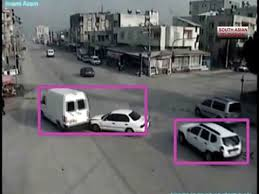
%> input picture DataSet/car/images (9).jpeg, 259 x 194 px, given in place of images%20(9).jpeg, which was not available
$ octave morphological.m   (GNU Octave 9; MATLAB toolbox functions it lacks are replaced by stand-ins)
%> lines starting %> are read from the running program, lines starting %| are printed output that depends on the picture; in (x1, y1, x2, y2) boxes, pixels count from 0 and x2, y2 are one past the last pixel; in counts of white or black regions, pixels touching at a corner belong together; the program's own positions count from 1; pictures that were not available may be replaced by others from this repository, and a replacement may not be noted
% Read the test Image
% Convert the image to binary image

myorigimg = imread('https://raw.githubusercontent.com/ritwikgoel/ImageEnchancement/master/DataSet/car/images%20(9).jpeg');
%> myorigimg is the input picture: size 194x259x3 uint8; mean R, G, B 102.2, 100.6, 103
myorigimg = im2bw(rgb2gray(myorigimg));
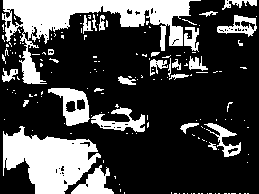
%> myorigimg: size 194x259 logical; 27.2% white; 168 white regions (141 under 20 px), largest, box (x1, y1, x2, y2) and area: (2, 0, 201, 84) 5047, (3, 126, 101, 194) 3880, (48, 88, 90, 126) 766
subplot(3, 3, 1);
imshow(myorigimg);title('Originalimage');


% Create Structuring Element
se = strel('disk', 9);

% Perform dilation operation using imdilate command
% Display the dilated image

mydilatedimg = imdilate(myorigimg, se);
%> mydilatedimg: size 194x259 logical; 72.5% white; 12 black regions (6 under 20 px), largest, box (x1, y1, x2, y2) and area: (97, 24, 259, 194) 10662, (56, 31, 152, 83) 1962, (0, 94, 58, 130) 795, (0, 175, 27, 194) 349, (96, 100, 109, 105) 35, (209, 0, 217, 4) 24
subplot(3, 3, 2);
imshow(mydilatedimg);title('Dilated image');

% Perform Erosion operation using imerode command
% Display the Eroded image

myerodedimg = imerode(myorigimg, se);
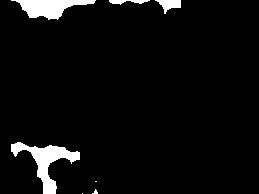
%> myerodedimg: size 194x259 logical; 4.7% white; 7 white regions (3 under 20 px), largest, box (x1, y1, x2, y2) and area: (11, 142, 80, 194) 1157, (11, 0, 96, 20) 894, (155, 0, 181, 14) 194, (109, 0, 150, 5) 113
subplot(3, 3, 3);
imshow(myerodedimg);title('Eroded image');


% Find Internal Boundary
% Internal Boundary = Dilated Image AND Not of Eroded Image
% Display Internal Boundary

internalboundimg = mydilatedimg & ~ myerodedimg;
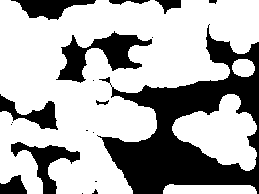
%> internalboundimg: size 194x259 logical; 67.7% white; 19 black regions (9 under 20 px), largest, box (x1, y1, x2, y2) and area: (97, 24, 259, 194) 10662, (56, 31, 152, 83) 1962, (11, 142, 80, 194) 1157
subplot(3, 3, 4);
imshow(internalboundimg,[]);title('Internal Boundary');


% Find External Boundary
% External Boundary = Dilated Image AND Not of Eroded Image
% Display External Boundary

externalboundimg = mydilatedimg & ~myorigimg;
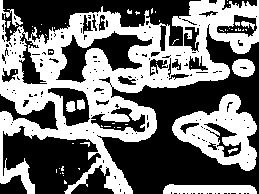
%> externalboundimg: size 194x259 logical; 45.2% white; 60 white regions (50 under 20 px), largest, box (x1, y1, x2, y2) and area: (0, 0, 259, 194) 17950, (172, 94, 257, 171) 3185, (163, 184, 257, 194) 786
subplot(3, 3, 5);
imshow(externalboundimg,[]);title('External Boundary');

% Find Morphological Gradient
% Morphological Gradient = Dilated Image AND Not of Eroded Image
% Display External Boundary

mymorphgradimg = imsubtract(myorigimg,myerodedimg);
%> mymorphgradimg: size 194x259 double; values 0 (black) and 1 (white), 22.5% white; 168 white regions (141 under 20 px), largest, box (x1, y1, x2, y2) and area: (2, 0, 201, 84) 3846, (3, 126, 101, 194) 2723, (48, 88, 90, 126) 766
subplot(3, 3, 6);
imshow(mymorphgradimg,[]);title('Morphological Gradient');

% Perform Thinning operation using bwmorph() command
% Display the dilated image

thinf = bwmorph(myorigimg,'thin');
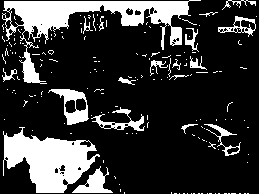
%> thinf: size 194x259 logical; 21.5% white; 168 white regions (148 under 20 px), largest, box (x1, y1, x2, y2) and area: (2, 0, 201, 84) 4175, (3, 127, 100, 193) 3493, (48, 89, 89, 125) 579
subplot(3,3,7);
imshow(thinf);title('Thinning of the Image');

% Perform Thickening operation using bwmorph()command
% Display the dilated image

thickf = bwmorph(myorigimg,'thicken');
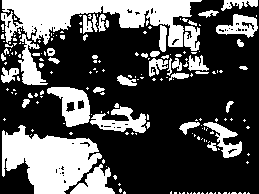
%> thickf: size 194x259 logical; 32.8% white; 190 white regions (145 under 20 px), largest, box (x1, y1, x2, y2) and area: (1, 0, 202, 47) 4720, (2, 125, 102, 194) 4166, (47, 87, 90, 127) 947
subplot(3,3,8);
imshow(thickf);title('Thickening of the Image');


% Perform Skeletonozation operation using bwmorph()command
% with 8 iterations and display the dilated image

skelf100 = bwmorph(myorigimg,'skel',9);
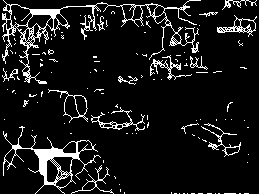
%> skelf100: size 194x259 logical; 9.4% white in thin lines or dots
subplot(3,3,9);
imshow(skelf100);title('Skeletonization - 9 iterations');

$ run again, with DataSet/car/images (7).jpeg copied over DataSet/car/images (9).jpeg
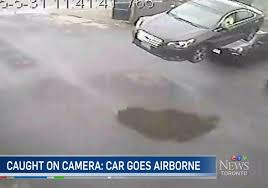
%> input picture DataSet/car/images (7).jpeg, 268 x 188 px, given in place of images%20(9).jpeg, which was not available
%> myorigimg is the input picture: size 188x268x3 uint8; mean R, G, B 149.8, 149.5, 153.7
%> `myorigimg = im2bw(rgb2gray(myorigimg));`:
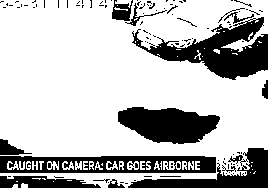
%> myorigimg: size 188x268 logical; 73.8% white; 120 black regions (102 under 20 px), largest, box (x1, y1, x2, y2) and area: (132, 17, 268, 80) 3619, (118, 107, 220, 144) 2648, (0, 156, 216, 173) 2579
%> mydilatedimg: size 188x268 logical; 96.4% white; 8 black regions (4 under 20 px), largest, box (x1, y1, x2, y2) and area: (128, 115, 206, 136) 929, (213, 49, 268, 70) 432, (219, 156, 268, 188) 377, (159, 187, 214, 188) 55
%> myerodedimg: size 188x268 logical; 44.3% white; 4 white regions, box (x1, y1, x2, y2) and area: (0, 12, 268, 151) 21560, (185, 0, 224, 21) 499, (151, 21, 186, 33) 218, (258, 0, 268, 5) 29
%> internalboundimg: size 188x268 logical; 52.1% white; 12 black regions (4 under 20 px), largest, box (x1, y1, x2, y2) and area: (0, 12, 268, 151) 21560, (128, 115, 206, 136) 929, (185, 0, 224, 21) 499
%> externalboundimg: size 188x268 logical; 22.6% white; 120 white regions (102 under 20 px), largest, box (x1, y1, x2, y2) and area: (132, 17, 268, 80) 3187, (0, 156, 216, 173) 2579, (118, 107, 220, 144) 1719
%> mymorphgradimg: size 188x268 double; values 0 (black) and 1 (white), 29.5% white; 60 white regions (32 under 20 px), largest, box (x1, y1, x2, y2) and area: (0, 0, 268, 107) 7486, (0, 99, 268, 188) 6176, (163, 161, 181, 170) 105
%> thinf: size 188x268 logical; 67.5% white; 36 black regions (30 under 20 px), largest, box (x1, y1, x2, y2) and area: (0, 0, 268, 188) 13191, (117, 106, 221, 145) 2877, (177, 17, 197, 28) 56, (3, 2, 13, 9) 28, (144, 175, 152, 178) 23, (99, 4, 108, 8) 22
%> thickf: size 188x268 logical; 77.4% white; 113 black regions (98 under 20 px), largest, box (x1, y1, x2, y2) and area: (132, 8, 268, 80) 3378, (119, 108, 219, 143) 2432, (128, 149, 268, 188) 1910
%> `skelf100 = bwmorph(myorigimg,'skel',9);`:
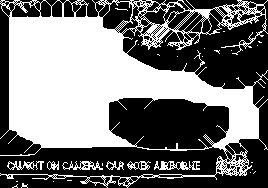
%> skelf100: size 188x268 logical; 46.3% white; 28 white regions (21 under 20 px), largest, box (x1, y1, x2, y2) and area: (0, 0, 268, 188) 22464, (154, 161, 200, 170) 226, (62, 161, 103, 170) 168

$ run again, with DataSet/car/images (8).jpeg copied over DataSet/car/images (9).jpeg
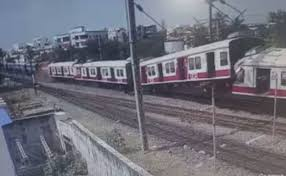
%> input picture DataSet/car/images (8).jpeg, 286 x 176 px, given in place of images%20(9).jpeg, which was not available
%> myorigimg is the input picture: size 176x286x3 uint8; mean R, G, B 111.6, 111.4, 122.5
%> `myorigimg = im2bw(rgb2gray(myorigimg));`:
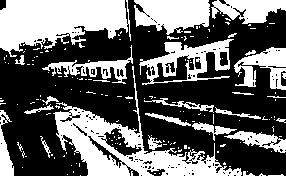
%> myorigimg: size 176x286 logical; 39.7% white; 174 white regions (147 under 20 px), largest, box (x1, y1, x2, y2) and area: (53, 66, 242, 176) 5044, (0, 0, 131, 57) 4981, (134, 0, 210, 35) 1996
%> mydilatedimg: size 176x286 logical; 92% white; 14 black regions (4 under 20 px), largest, box (x1, y1, x2, y2) and area: (0, 69, 48, 98) 902, (11, 120, 63, 176) 847, (170, 86, 272, 109) 554
%> myerodedimg: size 176x286 logical; 8.6% white; 11 white regions (6 under 20 px), largest, box (x1, y1, x2, y2) and area: (0, 0, 118, 42) 3019, (147, 0, 201, 22) 842, (238, 0, 278, 15) 190, (92, 156, 117, 176) 183, (0, 154, 6, 176) 76
%> internalboundimg: size 176x286 logical; 83.4% white; 25 black regions (10 under 20 px), largest, box (x1, y1, x2, y2) and area: (0, 0, 118, 42) 3019, (0, 69, 48, 98) 902, (11, 120, 63, 176) 847
%> mymorphgradimg: size 176x286 double; values 0 (black) and 1 (white), 31% white; 175 white regions (147 under 20 px), largest, box (x1, y1, x2, y2) and area: (53, 66, 242, 176) 4844, (0, 0, 131, 57) 1797, (139, 39, 234, 85) 1732
%> thinf: size 176x286 logical; 31.3% white; 174 white regions (155 under 20 px), largest, box (x1, y1, x2, y2) and area: (1, 1, 131, 57) 4512, (53, 67, 241, 176) 4011, (134, 1, 209, 34) 1764
%> thickf: size 176x286 logical; 46.7% white; 218 white regions (177 under 20 px), largest, box (x1, y1, x2, y2) and area: (53, 66, 242, 176) 5522, (0, 0, 128, 58) 5124, (138, 39, 235, 86) 2333
%> `skelf100 = bwmorph(myorigimg,'skel',9);`:
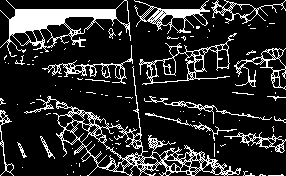
%> skelf100: size 176x286 logical; 16.7% white; 91 white regions (71 under 20 px), largest, box (x1, y1, x2, y2) and area: (24, 66, 241, 176) 2262, (0, 0, 131, 57) 2092, (139, 33, 237, 85) 721

$ run again, with DataSet/car/1.jpeg copied over DataSet/car/images (9).jpeg
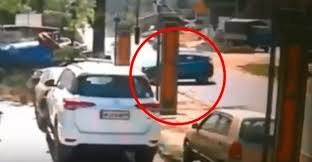
%> input picture DataSet/car/1.jpeg, 312 x 162 px, given in place of images%20(9).jpeg, which was not available
%> myorigimg is the input picture: size 162x312x3 uint8; mean R, G, B 124, 111.8, 103.2
%> myorigimg: size 162x312 logical; 37.4% white; 78 white regions (45 under 20 px), largest, box (x1, y1, x2, y2) and area: (32, 22, 209, 154) 7317, (210, 53, 270, 136) 2795, (0, 86, 53, 162) 2724
%> mydilatedimg: size 162x312 logical; 77.2% white; 14 black regions (4 under 20 px), largest, box (x1, y1, x2, y2) and area: (176, 0, 312, 162) 8682, (58, 151, 147, 162) 849, (0, 46, 58, 84) 837
%> myerodedimg: size 162x312 logical; 6.4% white; 10 white regions (4 under 20 px), largest, box (x1, y1, x2, y2) and area: (0, 108, 44, 162) 1683, (230, 74, 260, 112) 723, (185, 93, 211, 114) 342, (65, 115, 98, 131) 311, (153, 128, 178, 143) 110, (135, 118, 141, 125) 22
%> internalboundimg: size 162x312 logical; 70.8% white; 24 black regions (8 under 20 px), largest, box (x1, y1, x2, y2) and area: (176, 0, 312, 162) 8682, (0, 108, 44, 162) 1683, (58, 151, 147, 162) 849
%> externalboundimg: size 162x312 logical; 39.8% white; 25 white regions (17 under 20 px), largest, box (x1, y1, x2, y2) and area: (0, 0, 287, 162) 19493, (64, 100, 96, 110) 190, (100, 109, 130, 120) 180
%> mymorphgradimg: size 162x312 double; values 0 (black) and 1 (white), 31% white; 78 white regions (45 under 20 px), largest, box (x1, y1, x2, y2) and area: (32, 22, 209, 154) 6861, (210, 53, 270, 136) 2072, (148, 31, 224, 123) 1957
%> thinf: size 162x312 logical; 30.6% white; 78 white regions (55 under 20 px), largest, box (x1, y1, x2, y2) and area: (33, 22, 209, 153) 6115, (210, 54, 269, 136) 2486, (0, 87, 52, 161) 2467
%> thickf: size 162x312 logical; 43.8% white; 92 white regions (47 under 20 px), largest, box (x1, y1, x2, y2) and area: (31, 21, 204, 155) 7822, (210, 52, 271, 137) 3047, (0, 85, 54, 162) 2833
%> `skelf100 = bwmorph(myorigimg,'skel',9);`:
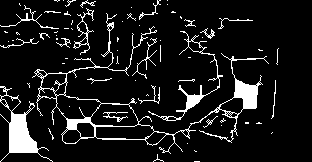
%> skelf100: size 162x312 logical; 9.9% white; 69 white regions (48 under 20 px), largest, box (x1, y1, x2, y2) and area: (32, 13, 269, 154) 2202, (0, 86, 53, 162) 1025, (148, 31, 223, 121) 507
